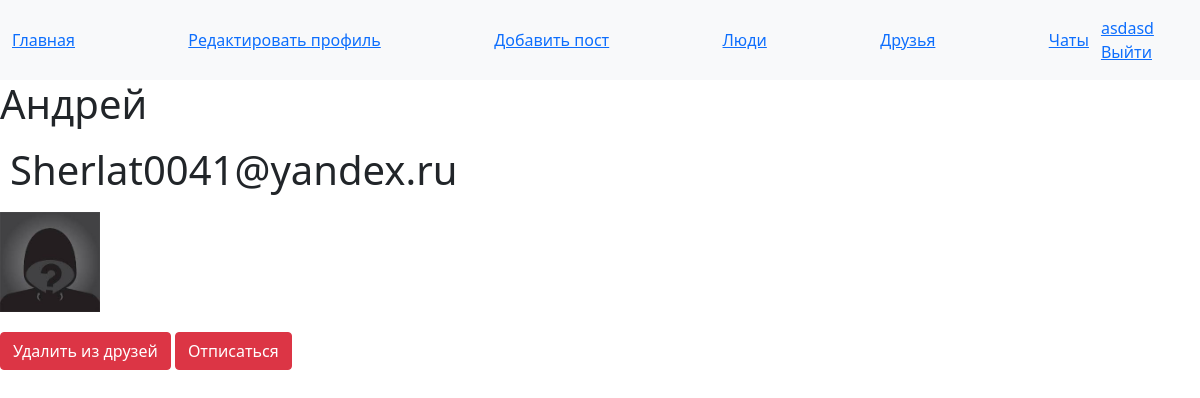
Page /profile/sherlat (signed in) on the committed database.
### menu_app/models.py (models this page shows, shortened)
class Menu(models.Model):
    title = models.CharField(max_length=64, null=False, blank=False)
    url = models.CharField(max_length=128, null=False, blank=False)
    type = models.ForeignKey(ClassMenu, on_delete=models.CASCADE)

### user_app/models.py (models this page shows, shortened)
class User(AbstractUser):
    email = models.EmailField(_("email address"), unique=True)
    USERNAME_FIELD = "email"
    REQUIRED_FIELDS = ["username"]
    class Meta:
        db_table = 'auth_user'

### profile_app/views/profile.py (the view, shortened to what this page needs)
# urls.py: path('profile/<str:peopl>', login_required(ProfilePeoples_user.as_view()), name='profile_peoples'),
class ProfilePeoples_user(View):
    def get(self, request, peopl):
            user = User.objects.get(Q(email=peopl) | Q(username=peopl))
            posts = Post.objects.filter(user=user)
            friend = Friends.objects.filter(Q(user=request.user) | Q(friend=request.user))
            subscription = Subscriptions.objects.filter(Q(user=request.user) | Q(subscription=request.user))
            context = {"title": "Акк",
                       "add_friend": "Добавить в друзья",
                       "podpis": "Подписаться",
                       "users": user,
                       "posts": posts,
                       }
            if friend:
                if not subscription:
                    context = {"title": "Акк",
                               "add_friend": "Удалить из друзей",
                               "podpis": "Подписаться",
                               "users": user,
                               "posts": posts,
                               }
                else:
                    context = {"title": "Акк",
                               "add_friend": "Удалить из друзей",
                               "podpis": "Отписаться",
                               "users": user,
                               "posts": posts,
                               }
            return render(request, "people_app/people_profile.html", context)

### menu_app/templatetags/menu_main.py (called while the page is built, shortened)
@register.inclusion_tag('base.html')
def profile_menu():
    menu = Menu.objects.filter(type=2)
    return {'menu': menu, }

@register.inclusion_tag('base.html', takes_context=True)
def user_menu(context):
    if context.request.user.is_authenticated:
        menu = [
            {
                'title': f"{context.request.user.last_name} {context.request.user.first_name}",
                'url': '/profile',
            },
            {
                'title': 'Выйти',
                'url': '/logout',
            },
        ]
    return {'menu': menu, }

### templates/people_app/people_profile.html (shortened to what this page needs)
{% load menu_main %}
<link rel="stylesheet" href="https://cdn.jsdelivr.net/npm/bootstrap@5.1.3/dist/css/bootstrap.min.css">
<nav class="navbar navbar-expand-lg bg-light">
    <div class="container-fluid">{% profile_menu %}</div>
    <div id="user_menu" class="navbar-text">{% user_menu %}</div>
</nav>
<html lang="en">
<head>
</head>
<body>
        <h1>{{ users.last_name }} {{ users.first_name }}</h1>
        <h1 style="padding: 10px;">{{ users.email }}</h1>
            {% if users.profile.image %}
                <div><img src="{{ users.profile.image.url }}" alt="" width="100px" height="100px"></div>
            {% else %}
                <div><img src="/static/profile_app/image/def.jpg" alt="" width="100px" height="100px"></div>
            {% endif %}
      <div style="padding: 10px;" ></div>
            {% if add_friend == 'Добавить в друзья' %}
            <p><a href="add_friend/{{users}}"><button type="button" class="btn btn-warning">{{ add_friend }}</button></a>
            {% else %}
            <a href="del_friend/{{users}}"><button type="button" class="btn btn-danger">{{ add_friend }}</button></a>
            {% endif%}
            {% if podpis == 'Подписаться' %}
            <a href="add_subscription/{{users}}"><button type="button" class="btn btn-warning">{{ podpis }}</button></a>
            {% else %}
            <a href="del_subscription/{{users}}"><button type="button" class="btn btn-danger">{{ podpis }}</button></a> </p>
            {% endif%}
</body>
</html>

### templates/base.html
{% for m in menu %}
    <a href="{{ m.url }}">{{ m.title }}</a>
{% endfor%}

### rows in the picture
Menu: title "Главная"
Menu: title "Редактировать профиль"
Menu: title "Добавить пост"
Menu: title "Люди"
Menu: title "Друзья"
Menu: title "Чаты"

### other values in the picture
{{ m.title }} "asdasd" "Выйти"
{{ users.last_name }} "Андрей"
{{ users.email }} "Sherlat0041@yandex.ru"
{{ add_friend }} "Удалить из друзей"
{{ podpis }} "Отписаться"
